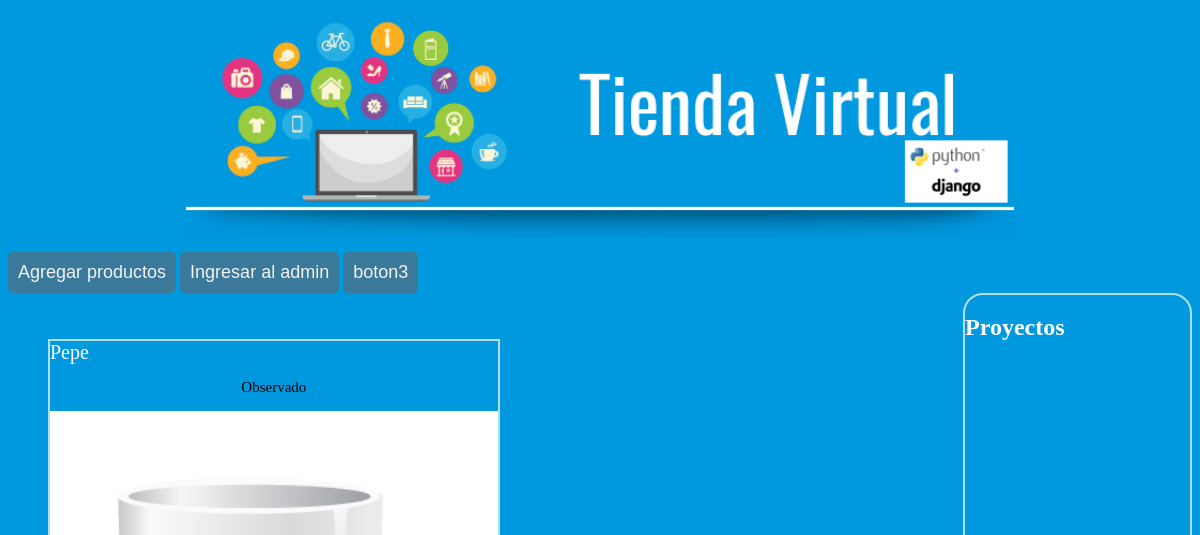
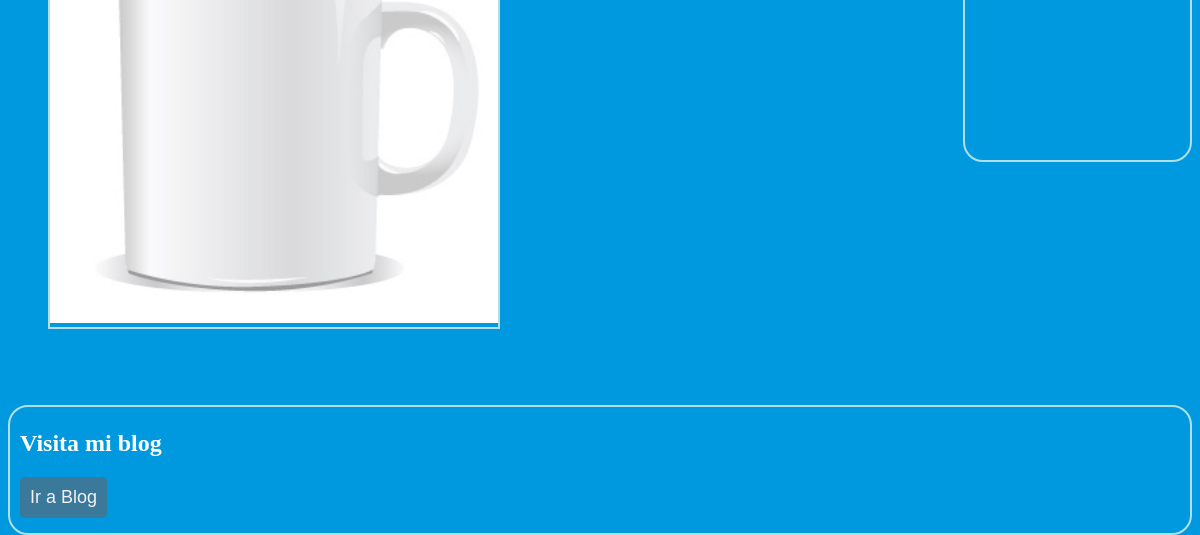
Before: / with the older database file (2 pictures, top to bottom).
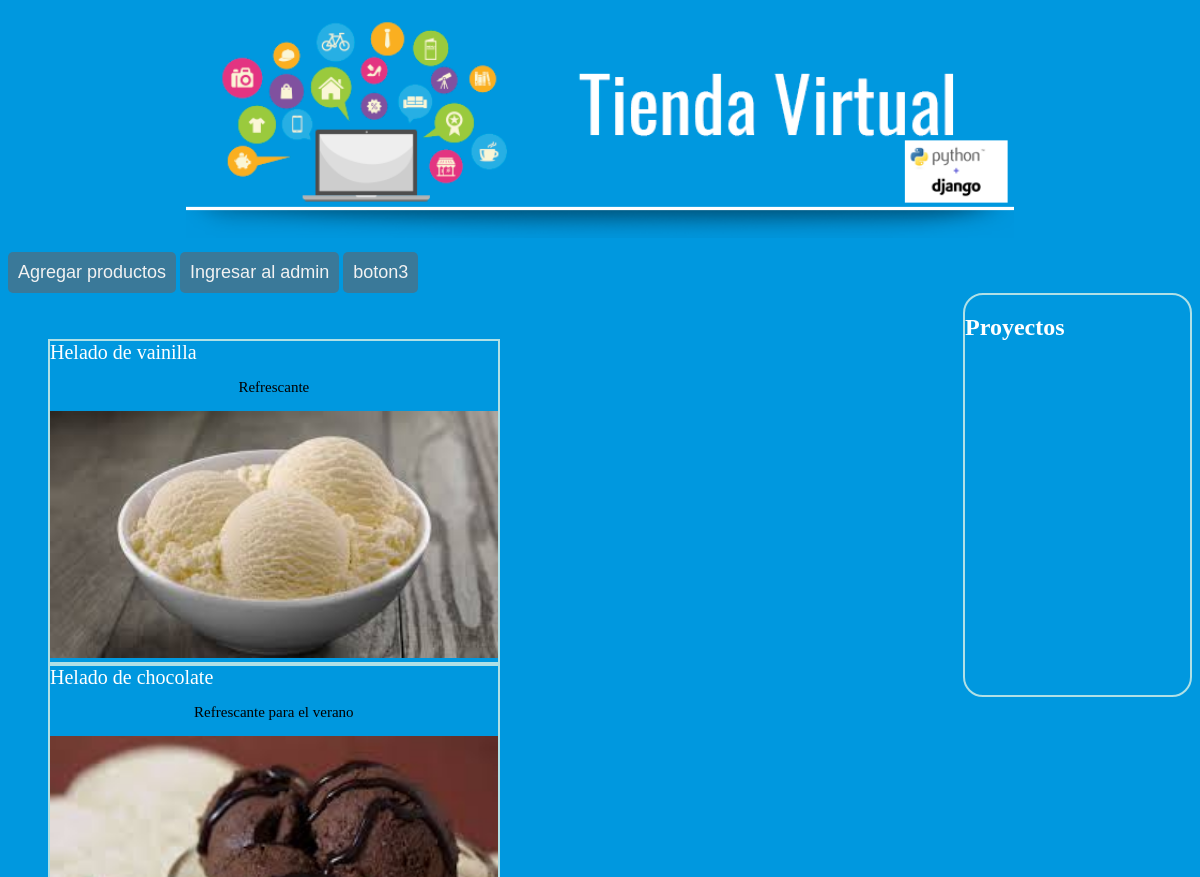
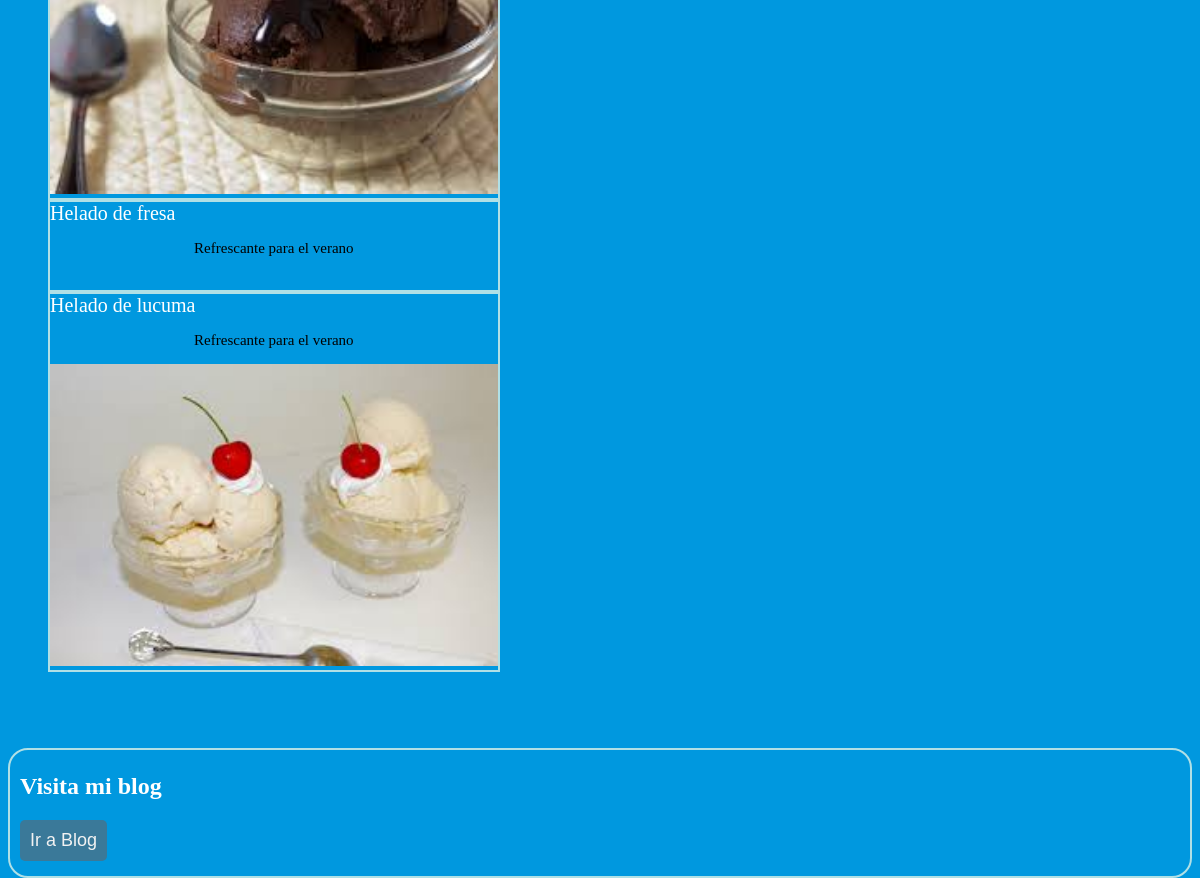
After: the same page with the newer database file (2 pictures, top to bottom).
### products/models.py (models this page shows, shortened)
class Product(models.Model):
    name = models.CharField(max_length=255)
    description = models.CharField(max_length=255)
    category = models.CharField(max_length=255)
    price = models.DecimalField(max_digits=6, decimal_places=2)
    image = models.ImageField(blank=True)
    class Meta:
        ordering = ('id',)

### products/views.py (the view)
# urls.py: url(r'^$', views.hello_world, name='hello'),
def hello_world(request):
    product = Product.objects.order_by('id')
    template = loader.get_template('index.html')
    context = {
        'product': product
    }
    return HttpResponse(template.render(context, request))

### templates/index.html (shortened to what this page needs)
<!DOCTYPE html>
<html lang="en">
<head>
    {% load staticfiles %}
    <link rel="stylesheet" href="{% static 'css/base.css' %}">
</head>
<body>
    <header>
        <img id="banner" src="media/banner.png">
    </header>
    <nav>
        <button role="link" onclick="window.location='{% url 'products.views.new_product' %}'">Agregar productos</button>
        <button role="link" onclick="window.location='http://es.stackoverflow.com'">Ingresar al admin</button>
        <button role="link" onclick="window.location='http://es.stackoverflow.com'">boton3</button>
    </nav>
    <section>
    <ol id="lista3">
        {% for pr in product %}
            <li>
                <a  href="{% url 'products.views.product_detail' pk=pr.pk %}">
                    {{ pr.name }}
                </a>
                <p>{{ pr.description }}</p>
                <img src="{{ pr.image.url }}" alt="">
            </li>
        {% endfor %}
    </ol>
    </section>
    <aside>
        <h2>Proyectos</h2>
    </aside>
    <footer>
        <h2>Visita mi blog</h2>
                <button role="link" onclick="window.location='http://encodigosycodigos.blogspot.com/'">Ir a Blog</button>
    </footer>
</body>
</html>

### static/css/base.css (style rules this page uses)
html,body { height:100%; }
body { background-color: #0098DF; }
header { display:block; text-align: center; padding:10px 0px; }
section { width: 79%; float: left; overflow: auto; padding-bottom: 60px; padding-top:30px; }
aside { float: right; padding: 5 5 5 5; width: 19%; height: 50%; border: PowderBlue 2px solid; border-radius: 20px; color: #fff; }
footer { position: relative; margin-top: -50px; height: 15%; padding:5px 0px; clear: both; background: #0098DF ; text-align: left; color: #fff; padding: 3px 10px; border: PowderBlue 2px solid; border-radius: 20px; }
img { width: 100%; }
li { width:50%; height: 50%; display:inline-block; border: PowderBlue 2px solid; }
#banner { width: 70%; }
button { border: none; background: #3a7999; color: #f2f2f2; padding: 10px; font-size: 18px; border-radius: 5px; position: relative; box-sizing: border-box; transition: all 500ms ease; }
a { text-align: center; color: white; text-decoration: none; font-size: 20px; }
p { text-align: center; color: black; text-decoration: none; font-size: 15px; }

Changed rows visible on the page:
removed Product: name "Pepe", description "Observado", image (picture)
added Product: name "Helado de vainilla", description "Refrescante", image (picture)
added Product: name "Helado de chocolate", description "Refrescante para el verano", image (picture)
added Product: name "Helado de fresa", description "Refrescante para el verano"
added Product: name "Helado de lucuma", description "Refrescante para el verano", image (picture)
